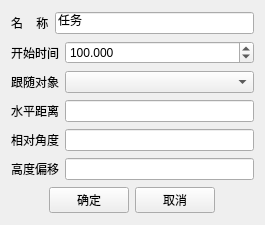
<?xml version="1.0" encoding="UTF-8"?>
<ui version="4.0">
 <class>ByyFollowTaskWidget</class>
 <widget class="QWidget" name="ByyFollowTaskWidget">
  <property name="geometry">
   <rect>
    <x>0</x>
    <y>0</y>
    <width>265</width>
    <height>225</height>
   </rect>
  </property>
  <property name="windowTitle">
   <string>跟随</string>
  </property>
  <layout class="QVBoxLayout" name="verticalLayout">
   <item>
    <layout class="QHBoxLayout" name="horizontalLayout_5">
     <item>
      <widget class="QLabel" name="nameLabel">
       <property name="text">
        <string>名    称</string>
       </property>
      </widget>
     </item>
     <item>
      <widget class="QLineEdit" name="nameEdit">
       <property name="text">
        <string>任务</string>
       </property>
      </widget>
     </item>
    </layout>
   </item>
   <item>
    <layout class="QHBoxLayout" name="horizontalLayout_6">
     <item>
      <widget class="QLabel" name="startTimeLabel">
       <property name="text">
        <string>开始时间</string>
       </property>
      </widget>
     </item>
     <item>
      <widget class="QDoubleSpinBox" name="startTimeSpinBox">
       <property name="sizePolicy">
        <sizepolicy hsizetype="Expanding" vsizetype="Fixed">
         <horstretch>0</horstretch>
         <verstretch>0</verstretch>
        </sizepolicy>
       </property>
       <property name="decimals">
        <number>3</number>
       </property>
       <property name="maximum">
        <double>99999.990000000005239</double>
       </property>
       <property name="singleStep">
        <double>0.000000000000000</double>
       </property>
       <property name="value">
        <double>100.000000000000000</double>
       </property>
      </widget>
     </item>
    </layout>
   </item>
   <item>
    <layout class="QHBoxLayout" name="horizontalLayout">
     <item>
      <widget class="QLabel" name="label">
       <property name="text">
        <string>跟随对象</string>
       </property>
      </widget>
     </item>
     <item>
      <widget class="QComboBox" name="waypointComboBox">
       <property name="sizePolicy">
        <sizepolicy hsizetype="Expanding" vsizetype="Fixed">
         <horstretch>0</horstretch>
         <verstretch>0</verstretch>
        </sizepolicy>
       </property>
      </widget>
     </item>
    </layout>
   </item>
   <item>
    <layout class="QHBoxLayout" name="horizontalLayout_7">
     <item>
      <widget class="QLabel" name="nameLabel_2">
       <property name="text">
        <string>水平距离</string>
       </property>
      </widget>
     </item>
     <item>
      <widget class="QLineEdit" name="nameEdit_2">
       <property name="text">
        <string/>
       </property>
      </widget>
     </item>
    </layout>
   </item>
   <item>
    <layout class="QHBoxLayout" name="horizontalLayout_8">
     <item>
      <widget class="QLabel" name="nameLabel_3">
       <property name="text">
        <string>相对角度</string>
       </property>
      </widget>
     </item>
     <item>
      <widget class="QLineEdit" name="nameEdit_3">
       <property name="text">
        <string/>
       </property>
      </widget>
     </item>
    </layout>
   </item>
   <item>
    <layout class="QHBoxLayout" name="horizontalLayout_9">
     <item>
      <widget class="QLabel" name="nameLabel_4">
       <property name="text">
        <string>高度偏移</string>
       </property>
      </widget>
     </item>
     <item>
      <widget class="QLineEdit" name="nameEdit_4">
       <property name="text">
        <string/>
       </property>
      </widget>
     </item>
    </layout>
   </item>
   <item>
    <layout class="QHBoxLayout" name="horizontalLayout_4">
     <item>
      <spacer name="horizontalSpacer">
       <property name="orientation">
        <enum>Qt::Horizontal</enum>
       </property>
       <property name="sizeHint" stdset="0">
        <size>
         <width>40</width>
         <height>20</height>
        </size>
       </property>
      </spacer>
     </item>
     <item>
      <widget class="QPushButton" name="pushButton">
       <property name="text">
        <string>确定</string>
       </property>
      </widget>
     </item>
     <item>
      <widget class="QPushButton" name="pushButton_2">
       <property name="text">
        <string>取消</string>
       </property>
      </widget>
     </item>
     <item>
      <spacer name="horizontalSpacer_2">
       <property name="orientation">
        <enum>Qt::Horizontal</enum>
       </property>
       <property name="sizeHint" stdset="0">
        <size>
         <width>40</width>
         <height>20</height>
        </size>
       </property>
      </spacer>
     </item>
    </layout>
   </item>
  </layout>
 </widget>
 <layoutdefault spacing="6" margin="11"/>
 <resources/>
 <connections/>
</ui>
